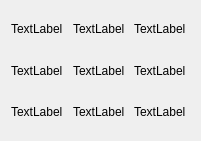
  <widget class="QWidget" name="gridLayoutWidget_5">
   <property name="geometry">
    <rect>
     <x>310</x>
     <y>1170</y>
     <width>201</width>
     <height>141</height>
    </rect>
   </property>
   <layout class="QGridLayout" name="gridLayout_9">
    <item row="1" column="1">
     <widget class="QLabel" name="label_73">
      <property name="text">
       <string>TextLabel</string>
      </property>
     </widget>
    </item>
    <item row="1" column="2">
     <widget class="QLabel" name="label_74">
      <property name="text">
       <string>TextLabel</string>
      </property>
     </widget>
    </item>
    <item row="0" column="0">
     <widget class="QLabel" name="label_75">
      <property name="text">
       <string>TextLabel</string>
      </property>
     </widget>
    </item>
    <item row="0" column="2">
     <widget class="QLabel" name="label_76">
      <property name="text">
       <string>TextLabel</string>
      </property>
     </widget>
    </item>
    <item row="0" column="1">
     <widget class="QLabel" name="label_77">
      <property name="text">
       <string>TextLabel</string>
      </property>
     </widget>
    </item>
    <item row="1" column="0">
     <widget class="QLabel" name="label_78">
      <property name="text">
       <string>TextLabel</string>
      </property>
     </widget>
    </item>
    <item row="2" column="0">
     <widget class="QLabel" name="label_79">
      <property name="text">
       <string>TextLabel</string>
      </property>
     </widget>
    </item>
    <item row="2" column="1">
     <widget class="QLabel" name="label_80">
      <property name="text">
       <string>TextLabel</string>
      </property>
     </widget>
    </item>
    <item row="2" column="2">
     <widget class="QLabel" name="label_81">
      <property name="text">
       <string>TextLabel</string>
      </property>
     </widget>
    </item>
   </layout>
  </widget>
